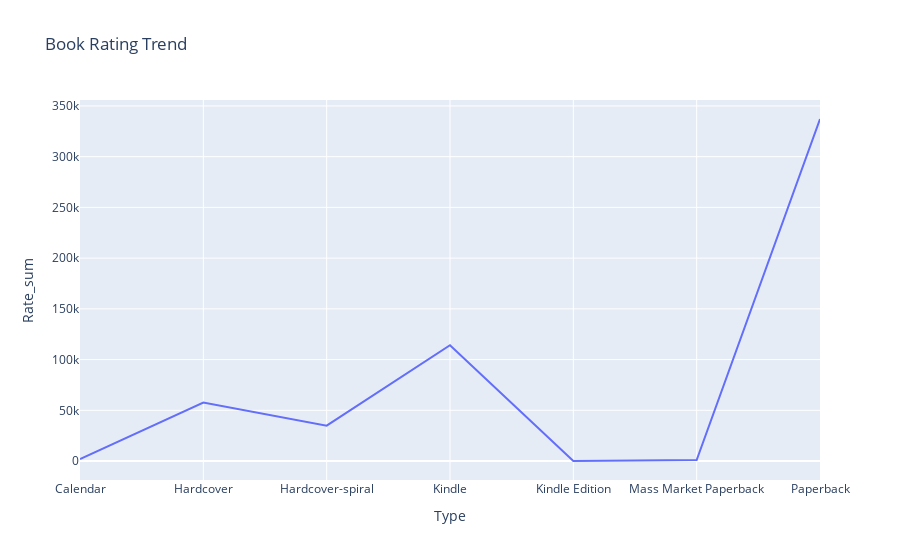

Notebook source saved alongside this figure:
### Code cell
fig6 = px.line(HighestRating.sort_values(by=['Type'], ascending=[True]), x='Type', y='Rate_sum', title='Book Rating Trend')
fig6

### Figure 1 — Plotly figure (JSON) as saved in the notebook; plotly's stock layout.template omitted (floating-point values rounded to 4 significant figures)
{"data": [{"hovertemplate": "Type=%{x}<br>Rate_sum=%{y}<extra></extra>", "legendgroup": "", "line": {"color": "#636efa", "dash": "solid"}, "marker": {"symbol": "circle"}, "mode": "lines", "name": "", "orientation": "v", "showlegend": false, "type": "scatter", "x": ["Calendar", "Hardcover", "Hardcover-spiral", "Kindle", "Kindle Edition", "Mass Market Paperback", "Paperback"], "xaxis": "x", "y": [1955, 57648, 34824, 114216, 33, 958, 337128], "yaxis": "y"}], "layout": {"legend": {"tracegroupgap": 0}, "title": {"text": "Book Rating Trend"}, "xaxis": {"anchor": "y", "domain": [0, 1], "title": {"text": "Type"}}, "yaxis": {"anchor": "x", "domain": [0, 1], "title": {"text": "Rate_sum"}}}}
